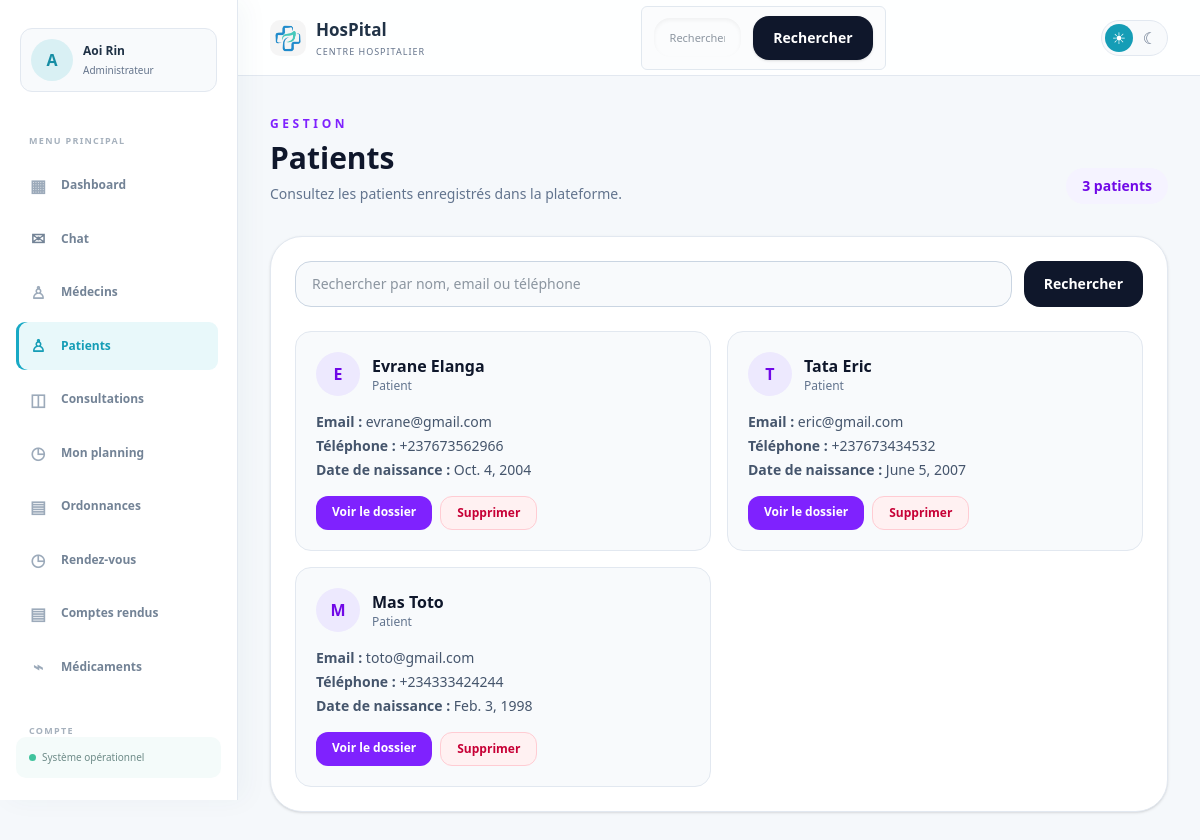
Screenshot of /gestion/patients/ (signed in) with the database file from the repository.
### hopital/models.py (models this page shows, shortened)
class CustomUser(AbstractUser):
    ROLE_CHOICES = [
        ('user', 'Utilisateur'),
        ('medecin', 'Medecin'),
        ('admin', 'Administrateur'),
        ('secretaire', 'Secretaire'),
    ]
    role = models.CharField(max_length=20, choices=ROLE_CHOICES, default='user')
    nom = models.CharField(max_length=100, blank=True, null=True)
    prenom = models.CharField(max_length=100, blank=True, null=True)
    sexe = models.CharField(max_length=10, blank=True, null=True)
    telephone = models.CharField(max_length=20, blank=True, null=True)
    adresse = models.CharField(max_length=255, blank=True, default='')
    specialite = models.CharField(max_length=100, blank=True, default='')
    langues = models.CharField(max_length=255, blank=True, default='')
    photo_profil = models.ImageField(upload_to='profils/', blank=True, null=True)
    date_naissance = models.DateField(blank=True, null=True)
    medecin_traitant = models.ForeignKey(
        'self',
        on_delete=models.SET_NULL,
        null=True,
        blank=True,
        related_name='patients_suivis'
    )

### hopital/views.py (the view)
# urls.py: path('gestion/patients/', staff_patients, name='staff_patients'),
@login_required
def staff_patients(request):
    if not staff_only(request):
        return redirect('hboard')
    query = request.GET.get('q', '').strip()
    patients = CustomUser.objects.filter(role__in=['user', 'patient']).order_by('nom', 'prenom')
    if query:
        patients = patients.filter(
            Q(nom__icontains=query) | Q(prenom__icontains=query)
            | Q(email__icontains=query) | Q(telephone__icontains=query)
        )
    patients, extra_query = paginate_queryset(request, patients, 10, page_param='page_patients_staff')
    return render(request, 'staff-patients.html', {
        'patients_list': patients,
        'search_query': query,
        'extra_query': extra_query,
    })

### hopital/context_processors.py (called while the page is built)
def chat_notifications(request):
    if not request.user.is_authenticated:
        return {'unread_chat_count': 0}
    return {
        'unread_chat_count': ChatMessage.objects.filter(
            receiver=request.user,
            is_read=False,
        ).count(),
    }

### hopital/utils.py (called while the page is built)
def paginate_queryset(request, queryset, per_page=6, page_param='page'):
    paginator = Paginator(queryset, per_page)
    page_number = request.GET.get(page_param, 1)
    try:
        page_obj = paginator.page(page_number)
    except PageNotAnInteger:
        page_obj = paginator.page(1)
    except EmptyPage:
        page_obj = paginator.page(paginator.num_pages)
    extra_query = get_query_string(request, exclude=[page_param])
    return page_obj, extra_query

def get_query_string(request, exclude=None):
    params = request.GET.copy()
    exclude = exclude or []
    for key in exclude:
        params.pop(key, None)
    return params.urlencode()

### hopital/views.py (called while the page is built)
def staff_only(request):
    return request.user.is_authenticated and request.user.role in ['admin', 'secretaire']

### hopital/templates/staff-patients.html (shortened to what this page needs)
{% load static %}
<!DOCTYPE html>
<html lang="fr">
<head>
    <link rel="stylesheet" href="{% static 'css/hboard.css' %}">
    <link rel="stylesheet" href="{% static 'css/style.css' %}">
    <script src="https://cdn.jsdelivr.net/npm/@tailwindcss/browser@4"></script>
</head>
<body class="dashboard-shell min-h-screen bg-slate-50 text-slate-800">
    {% include 'header.html' %}
    <main class="mx-auto max-w-7xl px-6 py-10 lg:px-8">
        <div class="mb-8 flex flex-col gap-3 sm:flex-row sm:items-end sm:justify-between">
            <div>
                <p class="text-xs font-semibold uppercase tracking-[0.3em] text-violet-600">Gestion</p>
                <h1 class="mt-2 text-3xl font-semibold text-slate-900">Patients</h1>
                <p class="mt-2 text-sm text-slate-500">Consultez les patients enregistrés dans la plateforme.</p>
            </div>
            <span class="rounded-full bg-violet-50 px-4 py-2 text-sm font-semibold text-violet-700">{{ patients_list.paginator.count }} patients</span>
        </div>
        <section class="rounded-[2rem] border border-slate-200 bg-white p-6 shadow-sm">
            <form method="get" class="mb-6 flex flex-col gap-3 sm:flex-row">
                <input type="search" name="q" value="{{ search_query }}" placeholder="Rechercher par nom, email ou téléphone" class="w-full rounded-2xl border border-slate-300 bg-slate-50 px-4 py-3 text-sm">
                <button class="rounded-2xl bg-slate-900 px-5 py-3 text-sm font-semibold text-white" type="submit">Rechercher</button>
            </form>
            {% if patients_list %}
                <div class="grid gap-4 md:grid-cols-2 xl:grid-cols-3">
                    {% for patient in patients_list %}
                        <article class="rounded-2xl border border-slate-200 bg-slate-50 p-5">
                            <div class="flex items-center gap-3">
                                <span class="grid h-11 w-11 place-items-center rounded-full bg-violet-100 font-bold text-violet-700">{{ patient.prenom|default:patient.username|first|upper }}</span>
                                <div>
                                    <h2 class="font-semibold text-slate-900">{{ patient.prenom|default:'' }} {{ patient.nom|default:'' }}</h2>
                                    <p class="text-xs text-slate-500">Patient</p>
                                </div>
                            </div>
                            <div class="mt-4 space-y-1 text-sm text-slate-600">
                                <p><strong>Email :</strong> {{ patient.email|default:'Non renseigné' }}</p>
                                <p><strong>Téléphone :</strong> {{ patient.telephone|default:'Non renseigné' }}</p>
                                <p><strong>Date de naissance :</strong> {{ patient.date_naissance|default:'Non renseignée' }}</p>
                            </div>
                            {% if request.user.role == 'admin' %}
                                <div class="mt-4 flex flex-wrap gap-2">
                                    <a href="{% url 'patient_detail' patient.pk %}" class="inline-flex rounded-xl bg-violet-600 px-4 py-2 text-xs font-semibold text-white">Voir le dossier</a>
                                    <form method="post" action="{% url 'hboard' %}" onsubmit="return confirm('Supprimer ce patient ?');">
                                        <button type="submit" class="rounded-xl border border-rose-200 bg-rose-50 px-4 py-2 text-xs font-semibold text-rose-700 hover:bg-rose-100">Supprimer</button>
                                    </form>
                                </div>
                            {% endif %}
                        </article>
                    {% endfor %}
                </div>
            {% else %}
                <p class="rounded-xl bg-slate-50 p-8 text-center text-sm text-slate-500">Aucun patient trouvé.</p>
            {% endif %}
        </section>
    </main>
</body>
</html>

### hopital/templates/header.html (shortened to what this page needs)
{% load static %}
<aside class="app-sidebar" id="app-sidebar" data-app-sidebar>
    <a href="{% url 'parametres' %}" class="sidebar-profile">
        {% if request.user.photo_profil %}
            <img src="{{ request.user.photo_profil.url }}" alt="Photo de {{ request.user.prenom|default:request.user.username }}">
        {% else %}
            <span class="sidebar-profile-fallback">{{ request.user.prenom|default:request.user.username|first|upper }}</span>
        {% endif %}
        <span class="sidebar-profile-info"><strong>{{ request.user.prenom|default:'' }} {{ request.user.nom|default:'' }}</strong><small>{{ request.user.get_role_display|default:'Utilisateur' }}</small></span>
    </a>
    <nav class="app-sidebar-nav" aria-label="Navigation principale">
        <p class="app-nav-label">Menu principal</p>
        <a class="app-nav-link {% if request.resolver_match.url_name == 'hboard' %}is-active{% endif %}" href="{% url 'hboard' %}"><span aria-hidden="true">▦</span>Dashboard</a>
        <a class="app-nav-link chat-nav-link " href="{% url 'chat_inbox' %}"><span class="chat-icon" aria-hidden="true">✉</span><span class="app-nav-link-label">Chat</span></a>
        <a class="app-nav-link {% if request.resolver_match.url_name == 'medecin-list' %}is-active{% endif %}" href="{% url 'medecin-list' %}"><span aria-hidden="true">♙</span>Médecins</a>
        {% if request.user.role == 'admin' or request.user.role == 'secretaire' %}
        <a class="app-nav-link {% if request.resolver_match.url_name == 'staff_patients' %}is-active{% endif %}" href="{% url 'staff_patients' %}"><span aria-hidden="true">♙</span>Patients</a>
        {% endif %}
        <a class="app-nav-link " href="{% if request.user.role == 'medecin' %}{% url 'medecin_consultation' %}{% elif request.user.role == 'user' or request.user.role == 'patient' %}{% url 'patient_consultation' %}{% else %}{% url 'staff_consultations' %}{% endif %}"><span aria-hidden="true">◫</span>Consultations</a>
        <a class="app-nav-link {% if request.resolver_match.url_name == 'medecin_planning' %}is-active{% endif %}" href="{% if request.user.role == 'medecin' %}{% url 'medecin_planning' %}{% else %}{% url 'medecin-list' %}{% endif %}"><span aria-hidden="true">◷</span>Mon planning</a>
        {% if request.user.role == 'admin' %}
        <a class="app-nav-link {% if request.resolver_match.url_name == 'ordonnances_view' %}is-active{% endif %}" href="{% url 'ordonnances_view' %}"><span aria-hidden="true">▤</span>Ordonnances</a>
        {% endif %}
        {% if request.user.role == 'admin' or request.user.role == 'secretaire' %}
        <a class="app-nav-link {% if request.resolver_match.url_name == 'staff_rendez_vous' %}is-active{% endif %}" href="{% url 'staff_rendez_vous' %}"><span aria-hidden="true">◷</span>Rendez-vous</a>
        <a class="app-nav-link {% if request.resolver_match.url_name == 'staff_exam_reports' %}is-active{% endif %}" href="{% url 'staff_exam_reports' %}"><span aria-hidden="true">▤</span>Comptes rendus</a>
        {% endif %}
        <a class="app-nav-link {% if request.resolver_match.url_name == 'stock_medicaments' %}is-active{% endif %}" href="{% url 'stock_medicaments' %}"><span aria-hidden="true">⌁</span>Médicaments</a>
        <p class="app-nav-label app-nav-label-spaced">Compte</p>
    </nav>
    <div class="app-sidebar-footer"><span></span>Système opérationnel</div>
</aside>
<header class="app-header">
    <nav class="app-header-nav">
        <a href="{% url 'hboard' %}" class="app-header-brand">
            <img src="{% static 'images/hos.png' %}" alt="Logo HosPital" class="app-header-logo">
            <span><strong>HosPital</strong><small>Centre hospitalier</small></span>
        </a>
        <div class="search-box">
                <form method="get" action="{% url 'hboard' %}" title="saisissez le nom de l'utilisateur" class="flex flex-col gap-3 sm:flex-row sm:items-center">
                    <div class="relative w-full">
                        <input type="text" name="q" value="{{ search_results.query|default:'' }}" placeholder="Rechercher un patient, un médecin, une consultation ou une chambre" class="w-full rounded-2xl border border-slate-200 bg-slate-50 px-4 py-3 text-sm text-slate-800 shadow-inner outline-none transition focus:border-cyan-500 focus:bg-white focus:ring-4 focus:ring-cyan-100">
                    </div>
                    <button type="submit" class="rounded-2xl bg-slate-900 px-5 py-3 text-sm font-semibold text-white shadow-sm transition hover:bg-slate-700">Rechercher</button>
                </form>
            </div>
        <div class="app-header-actions">
            <div class="theme-switcher" role="group" aria-label="Choisir le thème">
                <button type="button" class="theme-button" data-theme-choice="light" aria-label="Activer le thème clair" title="Thème clair">☀</button>
                <button type="button" class="theme-button" data-theme-choice="dark" aria-label="Activer le thème sombre" title="Thème sombre">☾</button>
            </div>
        </div>
    </nav>
</header>

### hopital/static/css/hboard.css (style rules this page uses)
.dashboard-shell { --ink:#203246;--muted:#8493a6;--line:#e7edf3;--cyan:#18a9c5;--navy:#152d45;min-height:100vh;margin:0;background:#f5f8fb;color:var(--ink);font-family:"Trebuchet MS","Segoe UI",sans-serif }
.dashboard-shell * { box-sizing:border-box }
.search-box { display:flex;align-items:center;gap:9px;width:245px;padding:9px 12px;border:1px solid #e1e8ef;border-radius:6px;background:#fbfcfd;color:#93a0ad }
.search-box input { width:100%;border:0;outline:0;background:transparent;color:var(--ink);font-size:11px }

### rows the page displays
CustomUser: user.prenom|first "A", user.prenom "Aoi", user.nom "Rin", user.role "Administrateur"
CustomUser: prenom|first "E", prenom "Evrane", nom "Elanga", email "evrane@gmail.com", telephone "+237673562966", date_naissance "Oct. 4, 2004"
CustomUser: prenom|first "T", prenom "Tata", nom "Eric", email "eric@gmail.com", telephone "+237673434532", date_naissance "June 5, 2007"
CustomUser: prenom|first "M", prenom "Mas", nom "Toto", email "toto@gmail.com", telephone "+234333424244", date_naissance "Feb. 3, 1998"

### other values shown
{{ patients_list.paginator.count }} "3"
